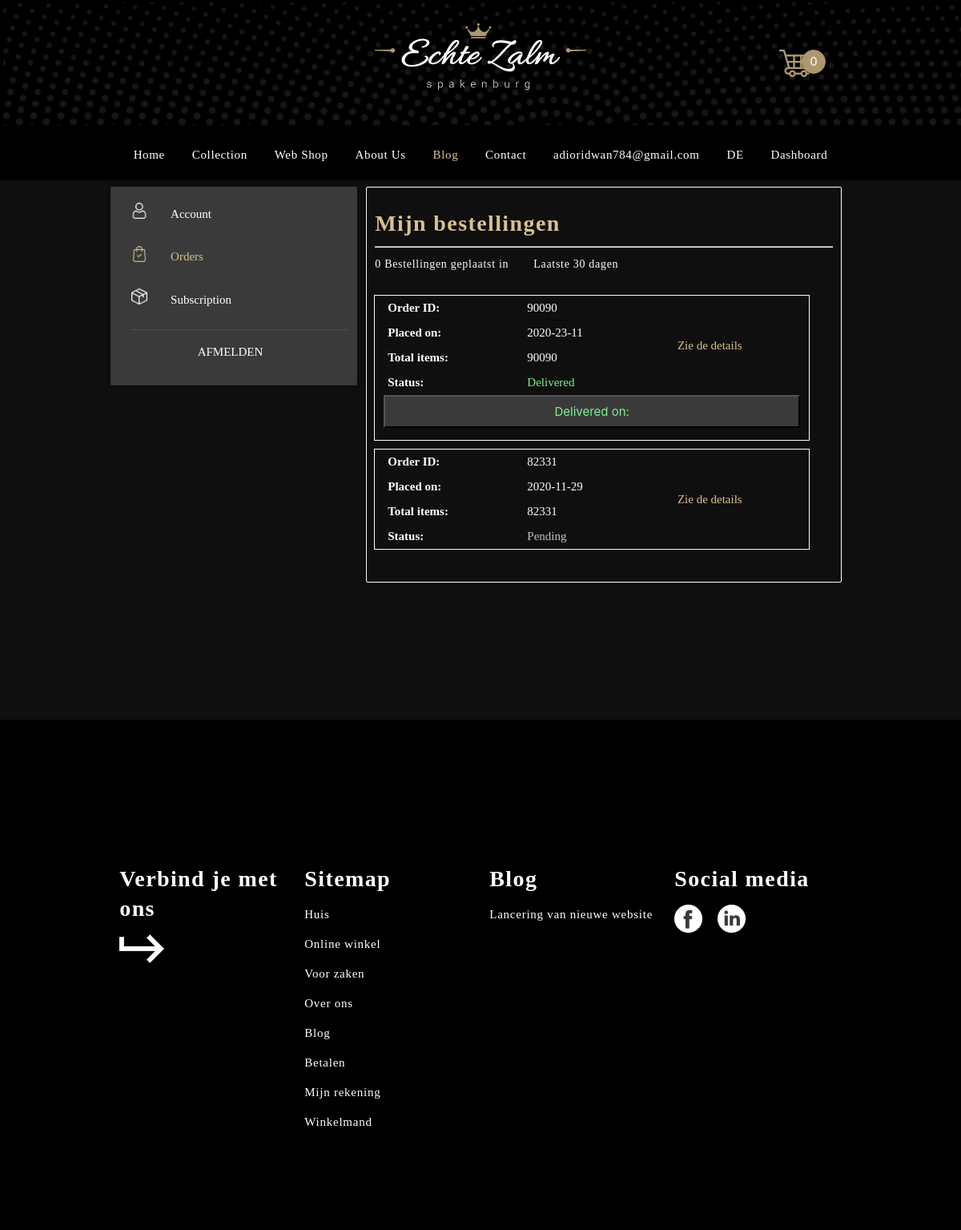
Page /myOrder.php (signed in) on the committed database.
### tables this page shows
CREATE TABLE `tbl_order` (
  `id` int(11) NOT NULL,
  `order_id` varchar(255) DEFAULT NULL,
  `user_id` int(11) DEFAULT NULL,
  `payment_status` varchar(20) DEFAULT NULL,
  `del_date` varchar(20) DEFAULT NULL,
  `del_status` varchar(20) DEFAULT NULL,
  `ord_date` varchar(30) DEFAULT NULL,
  `invoice` tinyint(1) DEFAULT '0',
  `payment_type` varchar(20) DEFAULT NULL,
  `amount` varchar(255) NOT NULL,
  `file` varchar(255) DEFAULT NULL
);

### myOrder.php (the view, shortened to what this page needs)
<?php $page ='blog'; include 'head.php' ?>
<section style="padding-top: 0px;background: #0F0F0F;">
	<div class="container">
  <div class="row">
    <div class="col l4 s12 m4 white-text card" id="black" style="background: #3A3A3A">
        <div class="card" style="padding-left:15px;background:transparent;box-shadow:0px 0px 0px 0px">
            <div class="card-content white-text" style="text-align:left;align-content:left;padding-top:10px">
        <a href="profile.php">
          <div class="row valign-wrapper">
            <div class="col s2 right-align">
              <img src="images/icon/user-no.png" style="width:20px;height:20px;margin-top:3px" alt="" class="responsive-img">
            </div>
            <div class="col s10">
              <span class="white-text">
                Account
              </span>
            </div>
          </div>
        </a>
        <a href="myOrder.php">
          <div class="row valign-wrapper">
            <div class="col s2 right-align">
              <img src="images/icon/lock.png" style="width:20px;height:20px;margin-top:3px" alt="" class="responsive-img white-text">
            </div>
            <div class="col s10">
              <span style="color:#DAC08E">
                Orders
              </span>
            </div>
          </div>
        </a>
        <a href="profile-subscription.php">
          <div class="row valign-wrapper">
            <div class="col s2 right-align">
              <img src="images/icon/diamond-no.png" style="width:20px;height:20px;margin-top:3px" alt="" class="responsive-img white-text ">
            </div>
            <div class="col s10">
              <span class="white-text">
                Subscription
              </span>
            </div>
          </div>
        </a>
            </div>
            <div class="card-action center">
              <a href="logout.php" class="white-text">Afmelden</a>
            </div>
          </div>
      </div>
<?php
  $p = $connect2db->query("SELECT count(id) as id FROM tbl_order WHERE user_id=$id AND MONTH(ord_date)=MONTH(CURRENT_DATE())");
  $pf = $p->fetch();
?>
			<div class="col l8 m8 s12 right-align">
        <div class="card" style="background:transparent;padding:10px;border:1px solid #fff">
          <div class="card-content center white-text">
            <h5 class="left-align"> Mijn bestellingen </h5>
            <hr>
            <div class="row">
              <div class="col l4 m4"><p class="white-text"><?php echo $pf->id; ?> Bestellingen geplaatst in</p></div>
              <div class="col l4 m4"><p class="white-text">Laatste 30 dagen</p></div>
            </div>
            <div class="row center" style="margin-top:25px;padding-left:0px;margin-bottom:0px">
              <div class="col l11 m11">
                  <div class="row">
<?php
  $prd = $connect2db->prepare("SELECT * FROM tbl_order WHERE user_id=?");
  $prd->execute([$id]);
  while($fprd = $prd->fetch()){
?>                    <div class="col l12 s12" style="border:1px solid #fff;margin-left: 10px;margin-bottom: 10px">
                      <table style="line-height:0px">
                        <tr>
                          <th> Order ID:</th>
                          <td> <?php echo $fprd->order_id; ?></td>
                          <td rowspan="4"> <a href="preview-order.php?product_id=<?php echo $fprd->order_id;?>" class="left" style="color:#DAC08E;position:relative;left:15%">Zie de details</a></td>
                        </tr>
                        <tr>
                          <th> Placed on:</th>
                          <td> <?php echo $fprd->ord_date; ?></td>
                        </tr>
                        <tr>
                          <th> Total items:</th>
                          <td> <?php echo $fprd->order_id; ?></td>
                        </tr>
                        <tr>
                          <th> Status:</th>
                          <td style="color:<?php if($fprd->del_status=='Pending'){echo '#c1c1c1;font-weight:300';}elseif($fprd->del_status=='Canceled'){echo '#F64F4F';}else{echo '#7CF094';}?>"> <?php echo $fprd->del_status; ?></td>
                        </tr>
                      </table>
                      <?php
                      if($fprd->del_status == 'Delivered'){?>
                       <button type="submit" style="width:100%;height: 41px;background:#3A3A3A;color:#7CF094;margin-bottom:15px"> Delivered on: <?php echo $fprd->del_date; ?></button>
                     <?php } ?>
                    </div>
          <?php } ?>
                  </div>
              </div>
            </div>
          </div>
        </div>
			</div>
		</div>
	</div>
    <div class="container" style="height:136px"></div>
</section>
<?php include ('footer.php'); ?>

### css/style.css (style rules this page uses)
h5 { font-family: Playfair Display; font-style: normal; font-weight: bold; font-size: 28px; line-height: 37px; letter-spacing: 0.05em; color: #DAC08E; }
body { padding:0px; height:0px; background-color: #000; font-family: 'Poppins'; }
.container { width: 77%; }
section .container img { margin-right: 16px; margin-bottom:4px; margin-top: 56px; }
p, .sub-title { font-family: Poppins; font-size: 20px; font-style: normal; font-weight: 500; line-height: 30px; letter-spacing: 0.05em; text-align: left; color:#fff; }
div .accordian, p { font-family: Poppins; font-size: 14px; font-style: normal; font-weight: 300; line-height: 27px; letter-spacing: 0.05em; text-align: left; }

### rows in the picture
tbl_order: order "90090", ord_date "2020-23-11", del_status "Delivered"
tbl_order: order "82331", ord_date "2020-11-29", del_status "Pending"

### other values in the picture
$num "0"
$_SESSION['email'] "adioridwan784@gmail.com"
$pf->id "0"
